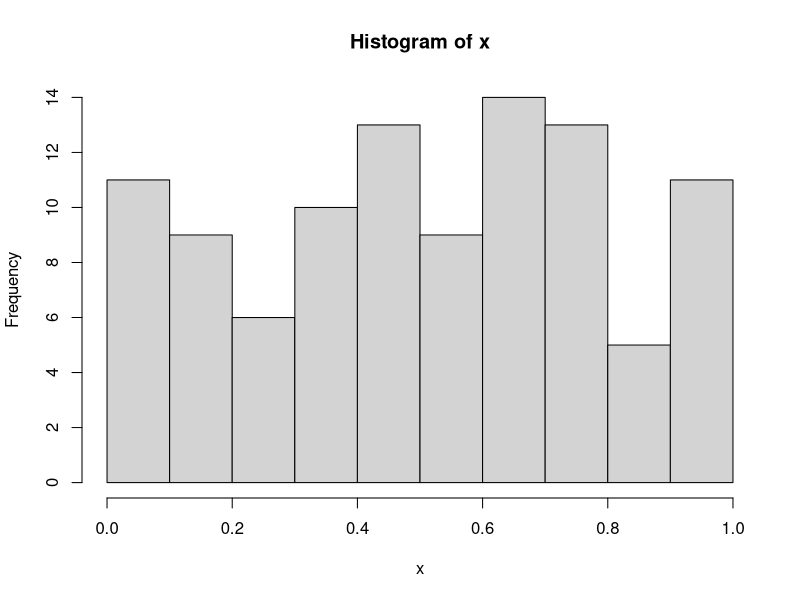
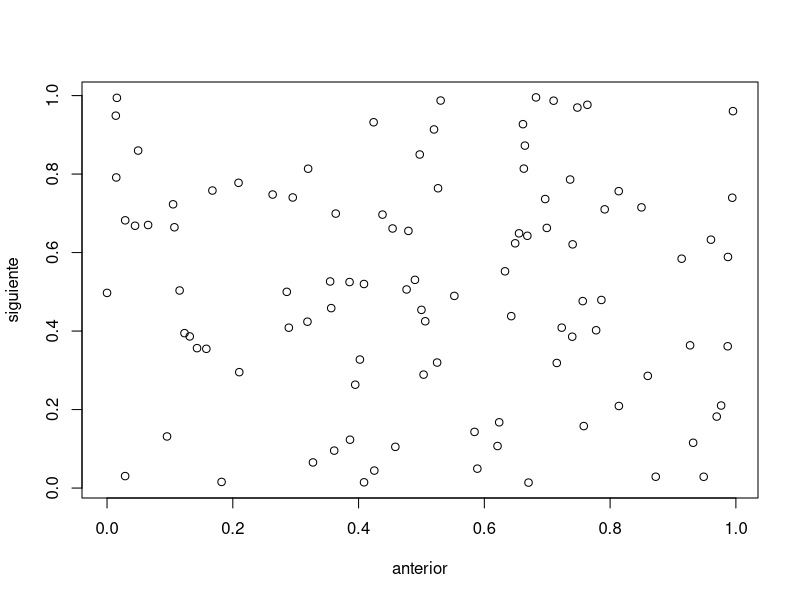

Here is the R script that generated these plots, in order:
#Generador congruencial linear
#nsim= numero de simulaciones 
GCL <- function (nsim, semilla=21849, incremento=1, multiplicador=2456651, M=2^32) {
  seq<- semilla 
  for (i in 1:nsim) {
    new <- (seq [i]*multiplicador + incremento) %% M
    seq <-c(seq, new)
    
  }
  return (seq/M)
}

#Se le pueden poner algunos valores por default para ocupar menos parametros al 
#llamar la funcion
x <-GCL (100)
hist (x)
#Ahora comprobamos la independencia entre valores generados, es decir que en 
#secuencia el siguiente no dependa del anterior 
#El signo -, te dice quitale ese indice a mi vector
anterior <-x[-length (x)] #x[1:(length(x)-1)]
siguiente <- x[-1] #x[2:length(x)]
#Graficas en el eje x el numero anterior y en el y el siguiente para ver si existe
#alguna correlacion entre los valores 
plot(anterior, siguiente)

